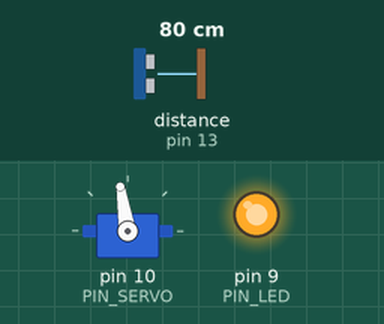
A sketch run on a simulated Arduino Uno, built with avr-gcc and run on an emulated ATmega328P. On the bench: servo, output pins drawn as LEDs (lit = HIGH). Wiring (inferred from the names in the program): ultrasonic range finder: trigger pin 12; echo pin 13. The test bench sets the inputs (shaded band); at power-on: distance to the obstacle (sensor on pin 13) 80 cm. The echo pulse lasts 58.3 µs per cm; pins used as bus, display or sensor lines are not drawn; what the sketch prints to the serial monitor is not drawn.

Above: at 1.2 s.
1.3 s: distance to the obstacle (sensor on pin 13) set to 4 cm
At 1.45 s:
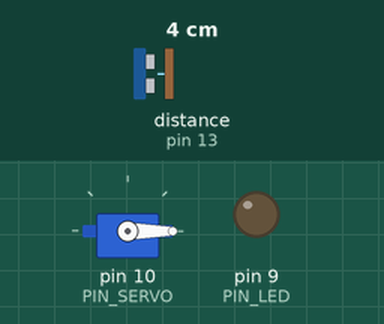
At 2.9 s:
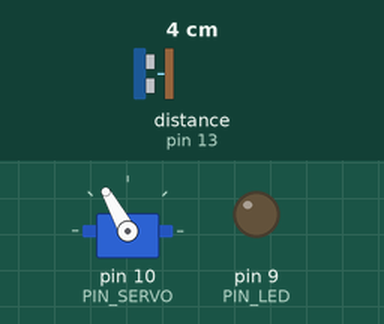
3.5 s: distance to the obstacle (sensor on pin 13) set to 9 cm
5.0 s: distance to the obstacle (sensor on pin 13) set to 12 cm
At 6.1 s:
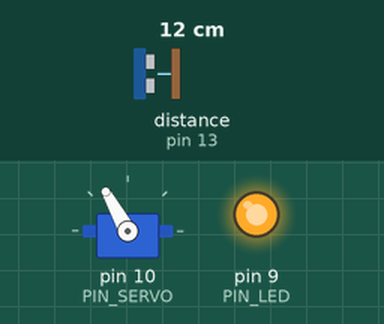
Timing chart, 0 to 9.2 s (numbered marks = the images above; inputs shaded):
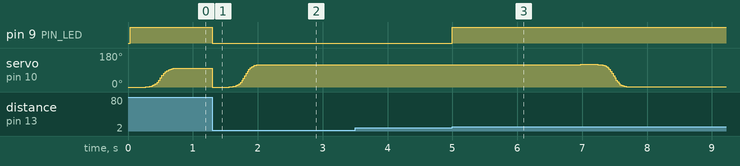

The sketch:

10_example_3.ino
```cpp
#include <Servo.h>
#include <math.h>

// Arduino pin assignment
#define PIN_LED  9
#define PIN_TRIG 12
#define PIN_ECHO 13

#define PIN_SERVO 10

// configurable parameters
#define SND_VEL 346.0
#define INTERVAL 25
#define PULSE_DURATION 10
#define _DIST_MIN 100

#define TIMEOUT ((INTERVAL / 2) * 1000.0)
#define SCALE (0.001 * 0.5 * SND_VEL)

#define _MOVING_TIME 1000
#define _WAIT_FOR 2000
#define _MULTIPLIER 10000

// global variables
unsigned long last_sampling_time;
unsigned long last_sensed_time;

Servo myServo;
unsigned long moveStartTime;
int startAngle = 0;
int stopAngle  = 100;
boolean isOpen = false;

float sigmoid(float value, int gap)
{
  float x = (value / gap) * 20 - 10;
  return (1 / (1 + exp(-x))) * _MULTIPLIER;
}

float easeInOutCubic(float value, int gap)
{
  float x = value / gap;
  return (x < 0.5 ? 4 * x * x * x : 1 - pow(-2 * x + 2, 3) / 2) * _MULTIPLIER;
}

void setup() {
  Serial.begin(57600);

  // initialize GPIO pins
  pinMode(PIN_LED,OUTPUT);
  pinMode(PIN_TRIG,OUTPUT);
  pinMode(PIN_ECHO,INPUT);
  digitalWrite(PIN_TRIG, LOW);

  myServo.attach(PIN_SERVO);
  moveStartTime = millis(); // start moving

  myServo.write(startAngle); // Set position
}

void loop() {
  if (millis() >= last_sampling_time + INTERVAL)
  {
    float dist_raw = USS_measure(PIN_TRIG,PIN_ECHO);

    if (dist_raw > 20 && dist_raw < _DIST_MIN)
    {
      digitalWrite(PIN_LED, 0);
      last_sensed_time = millis();

      if (!isOpen)
      {
        startAngle = 0;
        stopAngle = 120;
        moveStartTime = millis(); // reset start time for next movement
        isOpen = true;
      }
    }
    else
    {
      digitalWrite(PIN_LED, 1);

      if (isOpen && millis() >= last_sensed_time + _WAIT_FOR)
      {
        startAngle = 120;
        stopAngle = 0;
        moveStartTime = millis(); // reset start time for next movement
        isOpen = false;
      }
    }

    last_sampling_time += INTERVAL;
  }

  unsigned long progress = millis() - moveStartTime;

  if (progress <= _MOVING_TIME) {
    // change below to use another function
    long angle = map(sigmoid(progress, _MOVING_TIME), 0, _MULTIPLIER,startAngle, stopAngle);
    myServo.write(angle);
    Serial.println(angle);
  }
}

float USS_measure(int TRIG, int ECHO)
{
  digitalWrite(TRIG, HIGH);
  delayMicroseconds(PULSE_DURATION);
  digitalWrite(TRIG, LOW);

  return pulseIn(ECHO, HIGH, TIMEOUT) * SCALE; // unit: mm
}
```

Measured:
- the behaviour switches between 10 and 11 cm on distance to the obstacle (sensor on pin 13) (found by bisection; images 2 and 3)
- after the input at 1.3 s, pin 9 (PIN_LED): HIGH → LOW at once
- after the input at 5.0 s, pin 9 (PIN_LED): LOW → HIGH at once
